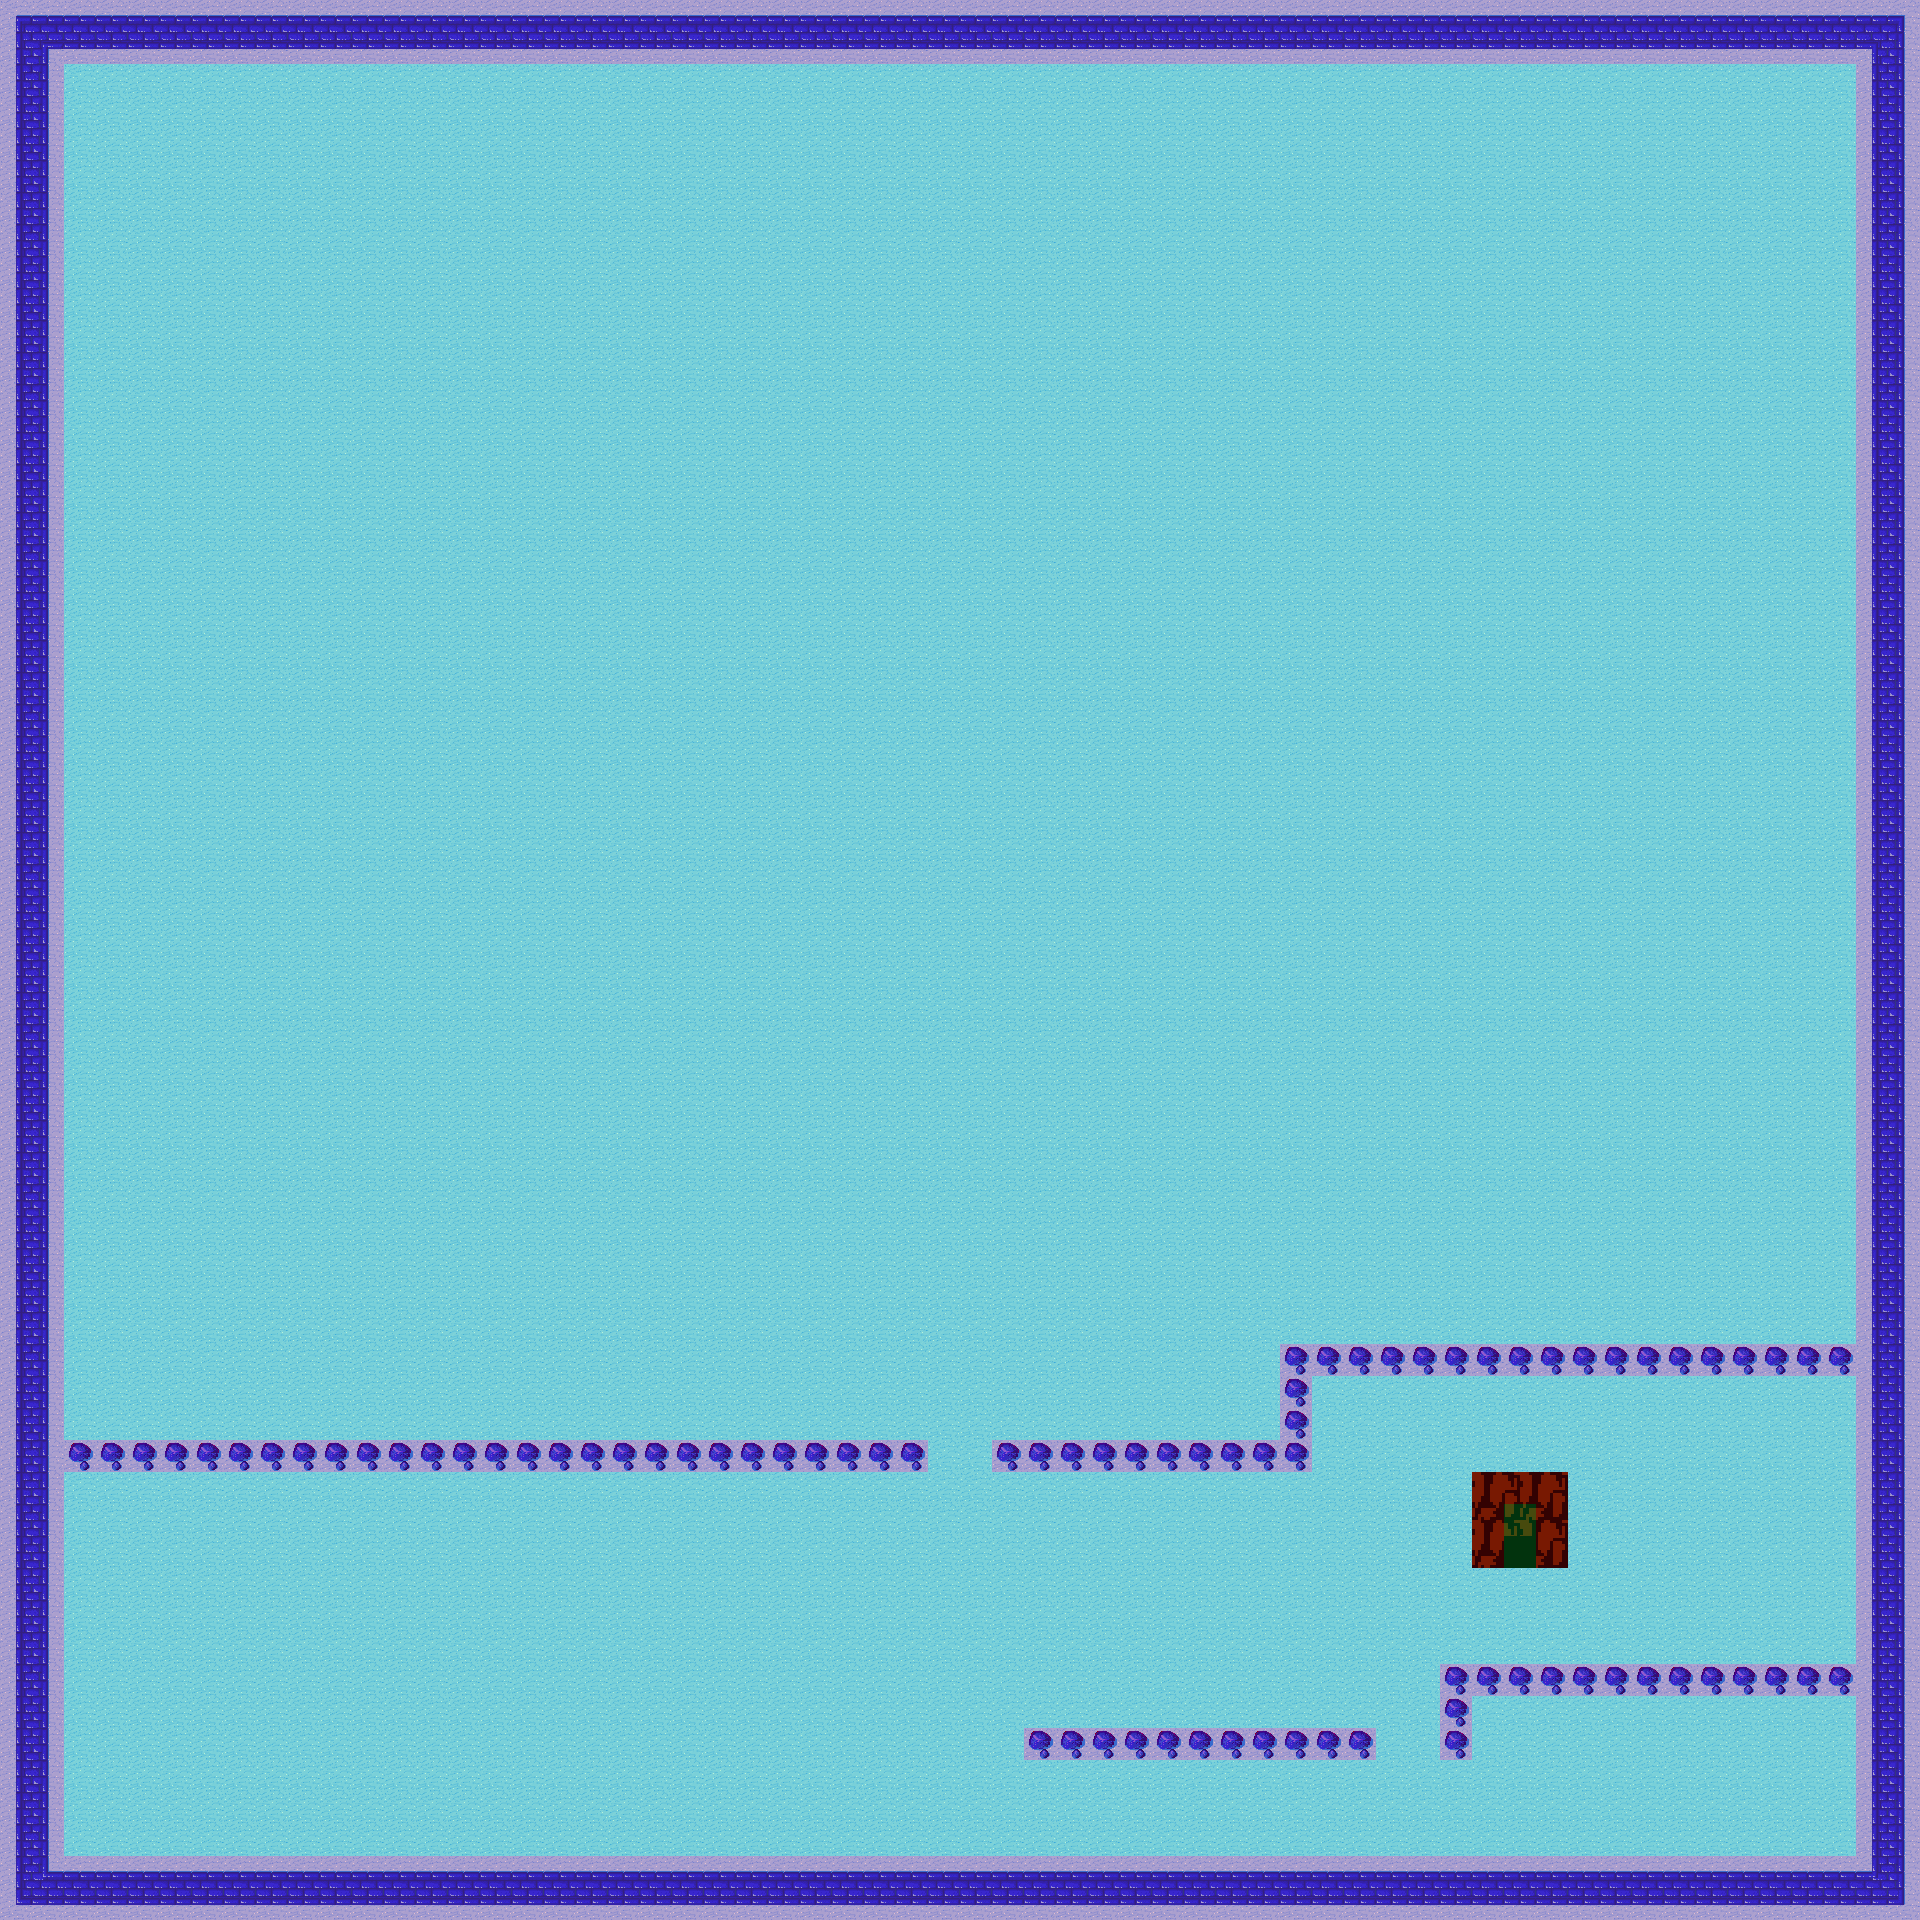

A level layout from a 2D game, rendered from its tile map. Below: a short description, then the map file with tile-grid data replaced by summaries:
An orthogonal 60x60 tile map with 32x32 px tiles, 2 tile layers (tile, meta), 5 tilesets and 3 objects (2x Portal, SpawnPoint).

<map version="1.0" orientation="orthogonal" renderorder="right-down" width="60" height="60" tilewidth="32" tileheight="32" nextobjectid="10">
 <tileset firstgid="1" name="object_tiles" tilewidth="32" tileheight="32" spacing="1" margin="1" tilecount="48" columns="8">
  <image source="tmw_desert_spacing.png" width="265" height="199" />
 </tileset>
 <tileset firstgid="49" name="meta_tiles" tilewidth="32" tileheight="32" spacing="1" margin="1" tilecount="2" columns="2">
  <image source="meta_tiles.png" width="67" height="34" />
  <tile id="0">
   <properties>
    <property name="collidable" type="bool" value="true" />
   </properties>
  </tile>
  <tile id="1">
   <properties>
    <property name="collidable" type="bool" value="false" />
   </properties>
  </tile>
 </tileset>
 <tileset firstgid="51" name="object_winter_tiles" tilewidth="32" tileheight="32" spacing="1" margin="1" tilecount="48" columns="8">
  <image source="tmw_frozen_desert_spacing.png" width="265" height="199" />
 </tileset>
 <tileset firstgid="99" name="color_pallete" tilewidth="32" tileheight="32" spacing="1" margin="1" tilecount="64" columns="8">
  <image source="color_pallete.png" width="265" height="265" />
 </tileset>
 <tileset firstgid="163" name="room01" tilewidth="32" tileheight="32" spacing="1" margin="1" tilecount="9" columns="3">
  <image source="room01.png" width="100" height="100" />
 </tileset>
 <layer name="tile" width="60" height="60">
  <data>[3600 cells, 3600 non-empty, 23 distinct tile ids]</data>
 </layer>
 <layer name="meta" width="60" height="60">
  <properties>
   <property name="collidable" type="bool" value="false" />
  </properties>
  <data>[3600 cells, 3600 non-empty, 2 distinct tile ids]</data>
 </layer>
 <objectgroup name="portals" visible="0">
  <object id="4" name="Portal" x="63.6364" y="1787.88" width="90.9091" height="63.6364">
   <properties>
    <property name="worldName" value="desert_world1" />
   </properties>
  </object>
  <object id="8" name="Portal" x="1488" y="1512" width="66" height="54">
   <properties>
    <property name="worldName" value="hidden_room" />
   </properties>
  </object>
 </objectgroup>
 <objectgroup name="objects">
  <object id="9" name="SpawnPoint" x="1515.45" y="1569.64" width="16" height="16" />
 </objectgroup>
</map>
